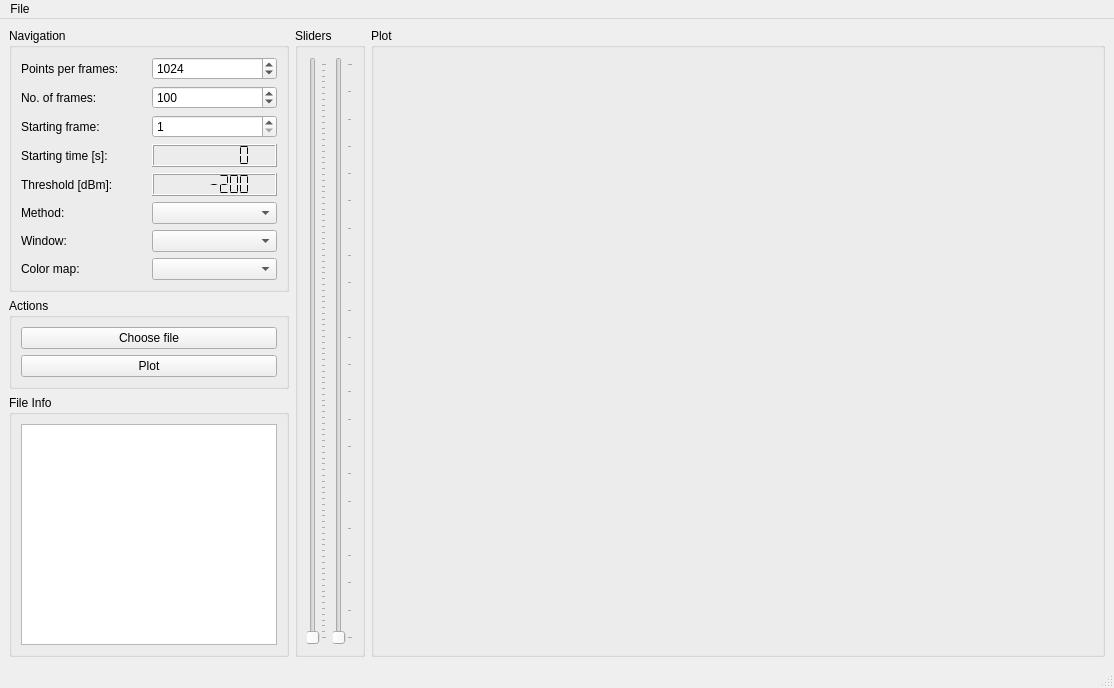
<?xml version="1.0" encoding="UTF-8"?>
<ui version="4.0">
 <class>MainWindow</class>
 <widget class="QMainWindow" name="MainWindow">
  <property name="geometry">
   <rect>
    <x>0</x>
    <y>0</y>
    <width>1114</width>
    <height>688</height>
   </rect>
  </property>
  <property name="windowTitle">
   <string>iqgui</string>
  </property>
  <property name="windowIcon">
   <iconset resource="gui.qrc">
    <normaloff>:/icons/icon.png</normaloff>:/icons/icon.png</iconset>
  </property>
  <widget class="QWidget" name="centralwidget">
   <layout class="QHBoxLayout" name="horizontalLayout_2">
    <item>
     <layout class="QVBoxLayout" name="verticalLayout_2">
      <item>
       <widget class="QGroupBox" name="groupBox">
        <property name="sizePolicy">
         <sizepolicy hsizetype="Minimum" vsizetype="Preferred">
          <horstretch>0</horstretch>
          <verstretch>0</verstretch>
         </sizepolicy>
        </property>
        <property name="title">
         <string>Navigation</string>
        </property>
        <layout class="QGridLayout" name="gridLayout">
         <item row="7" column="0">
          <widget class="QLabel" name="label_6">
           <property name="text">
            <string>Window:</string>
           </property>
          </widget>
         </item>
         <item row="6" column="0">
          <widget class="QLabel" name="label_5">
           <property name="text">
            <string>Method:</string>
           </property>
          </widget>
         </item>
         <item row="9" column="1">
          <widget class="QComboBox" name="comboBox_color"/>
         </item>
         <item row="3" column="0">
          <widget class="QLabel" name="label">
           <property name="text">
            <string>Starting time [s]:</string>
           </property>
          </widget>
         </item>
         <item row="9" column="0">
          <widget class="QLabel" name="label_21">
           <property name="text">
            <string>Color map:</string>
           </property>
          </widget>
         </item>
         <item row="1" column="1">
          <widget class="QSpinBox" name="spinBox_nframes">
           <property name="maximum">
            <number>10000</number>
           </property>
           <property name="value">
            <number>100</number>
           </property>
          </widget>
         </item>
         <item row="0" column="1">
          <widget class="QSpinBox" name="spinBox_lframes">
           <property name="maximum">
            <number>10000</number>
           </property>
           <property name="value">
            <number>1024</number>
           </property>
          </widget>
         </item>
         <item row="5" column="0">
          <widget class="QLabel" name="label_4">
           <property name="text">
            <string>Threshold [dBm]:</string>
           </property>
          </widget>
         </item>
         <item row="1" column="0">
          <widget class="QLabel" name="label_2">
           <property name="text">
            <string>No. of frames:</string>
           </property>
          </widget>
         </item>
         <item row="5" column="1">
          <widget class="QLCDNumber" name="lcdNumber_thld">
           <property name="digitCount">
            <number>7</number>
           </property>
           <property name="segmentStyle">
            <enum>QLCDNumber::Flat</enum>
           </property>
           <property name="value" stdset="0">
            <double>-200.000000000000000</double>
           </property>
          </widget>
         </item>
         <item row="2" column="0">
          <widget class="QLabel" name="label_3">
           <property name="text">
            <string>Starting frame:</string>
           </property>
          </widget>
         </item>
         <item row="2" column="1">
          <widget class="QSpinBox" name="spinBox_sframes">
           <property name="minimum">
            <number>1</number>
           </property>
           <property name="maximum">
            <number>1500</number>
           </property>
           <property name="value">
            <number>1</number>
           </property>
          </widget>
         </item>
         <item row="0" column="0">
          <widget class="QLabel" name="label_20">
           <property name="text">
            <string>Points per frames:</string>
           </property>
          </widget>
         </item>
         <item row="3" column="1">
          <widget class="QLCDNumber" name="lcdNumber_sframes">
           <property name="digitCount">
            <number>7</number>
           </property>
           <property name="segmentStyle">
            <enum>QLCDNumber::Flat</enum>
           </property>
          </widget>
         </item>
         <item row="7" column="1">
          <widget class="QComboBox" name="comboBox_window"/>
         </item>
         <item row="6" column="1">
          <widget class="QComboBox" name="comboBox_method"/>
         </item>
        </layout>
       </widget>
      </item>
      <item>
       <widget class="QGroupBox" name="groupBox_5">
        <property name="sizePolicy">
         <sizepolicy hsizetype="Minimum" vsizetype="Preferred">
          <horstretch>0</horstretch>
          <verstretch>0</verstretch>
         </sizepolicy>
        </property>
        <property name="title">
         <string>Actions</string>
        </property>
        <layout class="QVBoxLayout" name="verticalLayout">
         <item>
          <widget class="QPushButton" name="pushButton_choose_file">
           <property name="toolTip">
            <string>Open file [cmd] or [ct</string>
           </property>
           <property name="text">
            <string>Choose file</string>
           </property>
          </widget>
         </item>
         <item>
          <widget class="QPushButton" name="pushButton_replot">
           <property name="toolTip">
            <string>Plot [return]</string>
           </property>
           <property name="text">
            <string>Plot</string>
           </property>
          </widget>
         </item>
        </layout>
       </widget>
      </item>
      <item>
       <widget class="QGroupBox" name="groupBox_2">
        <property name="sizePolicy">
         <sizepolicy hsizetype="Fixed" vsizetype="Preferred">
          <horstretch>0</horstretch>
          <verstretch>0</verstretch>
         </sizepolicy>
        </property>
        <property name="title">
         <string>File Info</string>
        </property>
        <layout class="QGridLayout" name="gridLayout_2">
         <item row="0" column="0">
          <widget class="QTextBrowser" name="textBrowser"/>
         </item>
        </layout>
       </widget>
      </item>
     </layout>
    </item>
    <item>
     <widget class="QGroupBox" name="groupBox_3">
      <property name="sizePolicy">
       <sizepolicy hsizetype="Minimum" vsizetype="Preferred">
        <horstretch>0</horstretch>
        <verstretch>0</verstretch>
       </sizepolicy>
      </property>
      <property name="title">
       <string>Sliders</string>
      </property>
      <layout class="QHBoxLayout" name="horizontalLayout">
       <item>
        <widget class="QSlider" name="verticalSlider_sframes">
         <property name="styleSheet">
          <string notr="true"/>
         </property>
         <property name="orientation">
          <enum>Qt::Vertical</enum>
         </property>
         <property name="invertedAppearance">
          <bool>false</bool>
         </property>
         <property name="tickPosition">
          <enum>QSlider::TicksBelow</enum>
         </property>
         <property name="tickInterval">
          <number>1</number>
         </property>
        </widget>
       </item>
       <item>
        <widget class="QSlider" name="verticalSlider_thld">
         <property name="autoFillBackground">
          <bool>false</bool>
         </property>
         <property name="styleSheet">
          <string notr="true"/>
         </property>
         <property name="minimum">
          <number>-200</number>
         </property>
         <property name="maximum">
          <number>10</number>
         </property>
         <property name="value">
          <number>-200</number>
         </property>
         <property name="orientation">
          <enum>Qt::Vertical</enum>
         </property>
         <property name="invertedControls">
          <bool>false</bool>
         </property>
         <property name="tickPosition">
          <enum>QSlider::TicksBelow</enum>
         </property>
         <property name="tickInterval">
          <number>0</number>
         </property>
        </widget>
       </item>
      </layout>
     </widget>
    </item>
    <item>
     <widget class="QGroupBox" name="groupBox_4">
      <property name="sizePolicy">
       <sizepolicy hsizetype="Expanding" vsizetype="Preferred">
        <horstretch>0</horstretch>
        <verstretch>0</verstretch>
       </sizepolicy>
      </property>
      <property name="title">
       <string>Plot</string>
      </property>
      <layout class="QGridLayout" name="gridLayout_3">
       <item row="0" column="0">
        <widget class="MatplotLibWidget" name="mplWidget" native="true"/>
       </item>
      </layout>
     </widget>
    </item>
   </layout>
  </widget>
  <widget class="QMenuBar" name="menubar">
   <property name="geometry">
    <rect>
     <x>0</x>
     <y>0</y>
     <width>1114</width>
     <height>22</height>
    </rect>
   </property>
   <widget class="QMenu" name="menuFile">
    <property name="title">
     <string>File</string>
    </property>
    <addaction name="separator"/>
    <addaction name="actionAbout"/>
    <addaction name="separator"/>
    <addaction name="actionChoose_file"/>
    <addaction name="actionReplot"/>
    <addaction name="separator"/>
    <addaction name="actionQuit"/>
   </widget>
   <addaction name="menuFile"/>
  </widget>
  <widget class="QStatusBar" name="statusbar"/>
  <action name="actionReplot">
   <property name="text">
    <string>Replot</string>
   </property>
   <property name="shortcut">
    <string>Ctrl+R</string>
   </property>
  </action>
  <action name="actionChoose_file">
   <property name="text">
    <string>Choose file</string>
   </property>
   <property name="shortcut">
    <string>Ctrl+O</string>
   </property>
  </action>
  <action name="actionAbout">
   <property name="text">
    <string>About</string>
   </property>
  </action>
  <action name="actionQuit">
   <property name="text">
    <string>Quit</string>
   </property>
  </action>
 </widget>
 <customwidgets>
  <customwidget>
   <class>MatplotLibWidget</class>
   <extends>QWidget</extends>
   <header>matplotlibwidget.h</header>
   <container>1</container>
  </customwidget>
 </customwidgets>
 <tabstops>
  <tabstop>spinBox_lframes</tabstop>
  <tabstop>spinBox_nframes</tabstop>
  <tabstop>spinBox_sframes</tabstop>
  <tabstop>comboBox_color</tabstop>
  <tabstop>verticalSlider_sframes</tabstop>
  <tabstop>verticalSlider_thld</tabstop>
  <tabstop>pushButton_choose_file</tabstop>
  <tabstop>pushButton_replot</tabstop>
  <tabstop>textBrowser</tabstop>
 </tabstops>
 <resources>
  <include location="gui.qrc"/>
 </resources>
 <connections>
  <connection>
   <sender>spinBox_sframes</sender>
   <signal>valueChanged(int)</signal>
   <receiver>verticalSlider_sframes</receiver>
   <slot>setValue(int)</slot>
   <hints>
    <hint type="sourcelabel">
     <x>218</x>
     <y>160</y>
    </hint>
    <hint type="destinationlabel">
     <x>332</x>
     <y>313</y>
    </hint>
   </hints>
  </connection>
  <connection>
   <sender>verticalSlider_sframes</sender>
   <signal>sliderMoved(int)</signal>
   <receiver>spinBox_sframes</receiver>
   <slot>setValue(int)</slot>
   <hints>
    <hint type="sourcelabel">
     <x>332</x>
     <y>313</y>
    </hint>
    <hint type="destinationlabel">
     <x>218</x>
     <y>160</y>
    </hint>
   </hints>
  </connection>
  <connection>
   <sender>verticalSlider_thld</sender>
   <signal>valueChanged(int)</signal>
   <receiver>lcdNumber_thld</receiver>
   <slot>display(int)</slot>
   <hints>
    <hint type="sourcelabel">
     <x>371</x>
     <y>353</y>
    </hint>
    <hint type="destinationlabel">
     <x>283</x>
     <y>227</y>
    </hint>
   </hints>
  </connection>
 </connections>
</ui>
